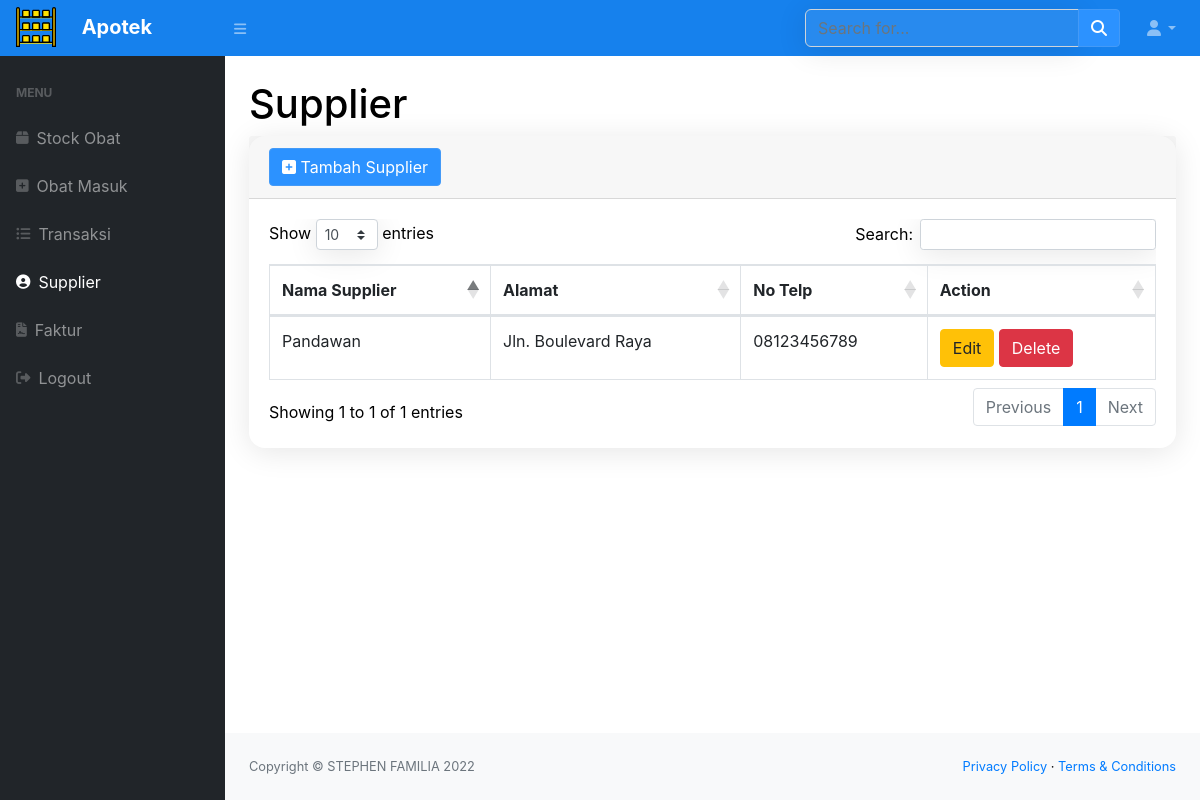
/supplier.php (signed in), run on the app's committed database.
### tables this page shows
CREATE TABLE `supplier` (
  `idsup` int NOT NULL,
  `nama_supplier` varchar(100) NOT NULL,
  `alamat` varchar(100) DEFAULT NULL,
  `no_telp` varchar(20) DEFAULT NULL
);

### supplier.php (the view, shortened to what this page needs)
<?php
require 'function.php';
include 'head.php';
?>
    <body class="sb-nav-fixed">
        <?php include 'nav.php'?>
            <div id="layoutSidenav_content">
                <main>
                    <div class="container-fluid">
                        <h1 class="mt-4">Supplier</h1>
                        <div class="card mb-4">
                            <div class="card-header">
                            <button type="button" class="btn btn-primary" data-toggle="modal" data-target="#myModal">
                                <i class="fa fa-plus-square"></i> Tambah Supplier
                                </button>
                            </div>
                            <div class="card-body">
                                <div class="table-responsive">
                                    <table class="table table-bordered" id="dataTable" width="100%" cellspacing="0">
                                        <thead>
                                            <tr>
                                                <th>Nama Supplier</th>
                                                <th>Alamat</th>
                                                <th>No Telp</th>
                                                <th>Action</th>
                                            </tr>
                                        </thead>
                                        <tbody>
                                            <?php
                                                $ambildatasupplier = mysqli_query($conn,"SELECT * FROM supplier");
                                                while($data=mysqli_fetch_array($ambildatasupplier)){
                                                    $idsup = $data['idsup'];
                                                    $namasupplier = $data['nama_supplier'];
                                                    $alamat = $data['alamat'];
                                                    $notelp = $data['no_telp'];
                                            ?>
                                                <tr>
                                                    <td><?=$namasupplier?></td>
                                                    <td><?=$alamat?></td>
                                                    <td><?=$notelp?></td>
                                                    <td><button type="button" class="btn btn-warning" data-toggle="modal" data-target="#edit<?=$idsup;?>">Edit</button>
                                                    <button type="button" class="btn btn-danger" data-toggle="modal" data-target="#delete<?=$idsup;?>">Delete</button></td>
                                                </tr>
                                            <?php
                                                };
                                            ?>
                                        </tbody>
                                    </table>
                                </div>
                            </div>
                        </div>
                    </div>
                </main>
                <footer class="py-4 bg-light mt-auto">
                    <div class="container-fluid">
                        <div class="d-flex align-items-center justify-content-between small">
                            <div class="text-muted">Copyright &copy; STEPHEN FAMILIA 2022</div>
                            <div>
                                <a href="#">Privacy Policy</a>
                                &middot;
                                <a href="#">Terms &amp; Conditions</a>
                            </div>
                        </div>
                    </div>
                </footer>
            </div>
        </div>
    </body>
</html>

### data on the page
supplier: nama_supplier "Pandawan", alamat "Jln. Boulevard Raya", no_telp "08123456789"
